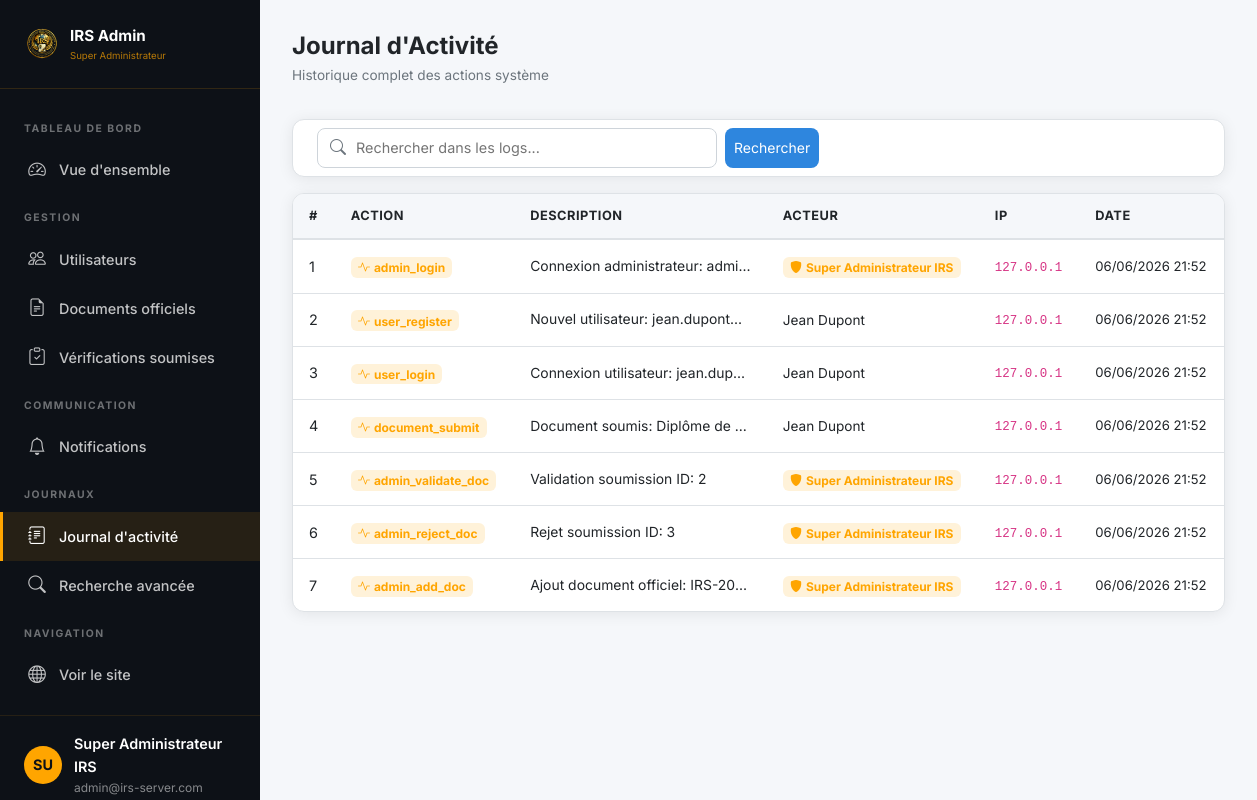
The app's page /admin/activity-log.php (signed in) with its own data.
### tables this page shows
CREATE TABLE `activity_log` (
  `id` INT(11) NOT NULL AUTO_INCREMENT,
  `user_id` INT(11) DEFAULT NULL,
  `admin_id` INT(11) DEFAULT NULL,
  `action` VARCHAR(100) NOT NULL,
  `description` TEXT DEFAULT NULL,
  `ip_address` VARCHAR(50) DEFAULT NULL,
  `created_at` TIMESTAMP NOT NULL DEFAULT CURRENT_TIMESTAMP,
  PRIMARY KEY (`id`),
  KEY `fk_log_user` (`user_id`),
  KEY `fk_log_admin` (`admin_id`),
  CONSTRAINT `fk_log_user` FOREIGN KEY (`user_id`) REFERENCES `users` (`id`) ON DELETE SET NULL,
  CONSTRAINT `fk_log_admin` FOREIGN KEY (`admin_id`) REFERENCES `admins` (`id`) ON DELETE SET NULL
);

CREATE TABLE `users` (
  `id` INT(11) NOT NULL AUTO_INCREMENT,
  `first_name` VARCHAR(50) NOT NULL,
  `last_name` VARCHAR(50) NOT NULL,
  `email` VARCHAR(100) NOT NULL,
  `phone` VARCHAR(20) DEFAULT NULL,
  `country` VARCHAR(100) DEFAULT NULL,
  `password` VARCHAR(255) NOT NULL,
  `status` ENUM('active','suspended','inactive') NOT NULL DEFAULT 'active',
  `profile_picture` VARCHAR(255) DEFAULT NULL,
  `last_login` TIMESTAMP NULL DEFAULT NULL,
  `created_at` TIMESTAMP NOT NULL DEFAULT CURRENT_TIMESTAMP,
  `updated_at` TIMESTAMP NOT NULL DEFAULT CURRENT_TIMESTAMP ON UPDATE CURRENT_TIMESTAMP,
  PRIMARY KEY (`id`),
  UNIQUE KEY `email` (`email`)
);

### includes/functions.php (called while the page is built, shortened)
<?php
function getLang() {
    return 'fr';
}
function getTheme() {
    return 'light';
}
function formatDateTime($date) {
    return date('d/m/Y H:i', strtotime($date));
}

### admin/activity-log.php (the view, shortened to what this page needs)
<?php
require_once __DIR__ . '/../includes/functions.php';
$search = $conn->real_escape_string($_GET['search'] ?? '');
$where = $search ? "WHERE al.action LIKE '%$search%' OR al.description LIKE '%$search%' OR u.email LIKE '%$search%'" : '';
$logs = $conn->query("SELECT al.*, u.first_name, u.last_name, u.email, a.full_name as admin_name FROM activity_log al LEFT JOIN users u ON al.user_id=u.id LEFT JOIN admins a ON al.admin_id=a.id $where ORDER BY al.created_at DESC LIMIT 200");
$lang = getLang(); $theme = getTheme();
?>
<!DOCTYPE html>
<html lang="<?= $lang ?>" data-theme="<?= $theme ?>">
<head>
    <link rel="stylesheet" href="https://cdn.jsdelivr.net/npm/bootstrap@5.3.2/dist/css/bootstrap.min.css">
    <link rel="stylesheet" href="https://cdn.jsdelivr.net/npm/bootstrap-icons@1.11.3/font/bootstrap-icons.min.css">
    <link rel="stylesheet" href="/assets/css/style.css">
</head>
<body>
<div class="dashboard-wrapper">
    <?php include __DIR__ . '/../includes/admin-sidebar.php'; ?>
    <div class="main-content">
        <div class="top-bar">
            <div class="d-flex align-items-center gap-3">
                <div><h1 class="page-title">Journal d'Activité</h1><p class="page-subtitle">Historique complet des actions système</p></div>
            </div>
        </div>
        <div class="irs-card mb-3">
            <div class="irs-card-body py-2">
                <form method="GET" class="d-flex gap-2">
                    <div class="search-box flex-grow-1" style="max-width:400px;">
                        <i class="bi bi-search"></i>
                        <input type="text" name="search" placeholder="Rechercher dans les logs..." value="<?= htmlspecialchars($_GET['search'] ?? '') ?>">
                    </div>
                    <button type="submit" class="btn btn-sm" style="background:var(--irs-blue);color:white;border-radius:8px;">Rechercher</button>
                </form>
            </div>
        </div>
        <div class="irs-card">
            <div style="overflow-x:auto;">
                <?php if ($logs && $logs->num_rows > 0): ?>
                <table class="irs-table w-100">
                    <thead><tr><th>#</th><th>Action</th><th>Description</th><th>Acteur</th><th>IP</th><th>Date</th></tr></thead>
                    <tbody>
                        <?php $n=1; while ($log = $logs->fetch_assoc()):
                            $is_admin = !empty($log['admin_name']);
                        ?>
                        <tr>
                            <td><?= $n++ ?></td>
                            <td>
                                <span class="badge" style="background:rgba(255,165,0,0.15);color:#ffa500;font-size:0.75rem;">
                                    <i class="bi bi-activity me-1"></i><?= htmlspecialchars($log['action']) ?>
                                </span>
                            </td>
                            <td style="font-size:0.87rem;max-width:250px;overflow:hidden;text-overflow:ellipsis;white-space:nowrap;" title="<?= htmlspecialchars($log['description']) ?>">
                                <?= htmlspecialchars($log['description']) ?>
                            </td>
                            <td>
                                <?php if ($is_admin): ?>
                                <span class="badge" style="background:rgba(255,165,0,0.15);color:#ffa500;font-size:0.75rem;"><i class="bi bi-shield-fill me-1"></i><?= htmlspecialchars($log['admin_name']) ?></span>
                                <?php elseif ($log['first_name']): ?>
                                <span style="font-size:0.85rem;"><?= htmlspecialchars($log['first_name'].' '.$log['last_name']) ?></span>
                                <?php else: ?>
                                <span style="color:var(--irs-text-muted);font-size:0.82rem;">Système</span>
                                <?php endif; ?>
                            </td>
                            <td><code style="font-size:0.78rem;"><?= htmlspecialchars($log['ip_address'] ?: '-') ?></code></td>
                            <td style="font-size:0.82rem;white-space:nowrap;"><?= formatDateTime($log['created_at']) ?></td>
                        </tr>
                        <?php endwhile; ?>
                    </tbody>
                </table>
                <?php else: ?>
                <div class="empty-state"><i class="bi bi-journal-x"></i><p>Aucune activité enregistrée.</p></div>
                <?php endif; ?>
            </div>
        </div>
    </div>
</div>
</body></html>

### assets/css/style.css (style rules this page uses)
:root { --irs-dark-blue: #0A2342; --irs-blue: #2E86DE; --irs-white: #FFFFFF; --irs-green: #28A745; --irs-red: #DC3545; --irs-gray: #F5F7FA; --irs-text: #212529; --irs-text-muted: #6c757d; --irs-border: #dee2e6; --irs-card-bg: #FFFFFF; --irs-sidebar-bg: #0A2342; --irs-sidebar-text: #FFFFFF; --irs-nav-bg: #0A2342; --irs-body-bg: #F5F7FA; --irs-input-bg: #FFFFFF; --irs-input-border: #ced4da; --irs-input-text: #212529; --shadow: 0 2px 15px rgba(0,0,0,0.08); --shadow-lg: 0 8px 30px rgba(0,0,0,0.12); --radius: 12px; --transition: all 0.3s ease; }
* { box-sizing: border-box; }
body { font-family: 'Inter', 'Segoe UI', sans-serif; background: var(--irs-body-bg); color: var(--irs-text); transition: var(--transition); line-height: 1.6; }
.dashboard-wrapper { display: flex; min-height: 100vh; }
.main-content { margin-left: 260px; flex: 1; padding: 2rem; min-height: 100vh; background: var(--irs-body-bg); }
.top-bar { display: flex; align-items: center; justify-content: space-between; margin-bottom: 2rem; flex-wrap: wrap; gap: 1rem; }
.page-title { font-size: 1.5rem; font-weight: 700; color: var(--irs-text); margin: 0; }
.page-subtitle { font-size: 0.85rem; color: var(--irs-text-muted); margin: 0.25rem 0 0; }
.irs-card { background: var(--irs-card-bg); border-radius: var(--radius); box-shadow: var(--shadow); border: 1px solid var(--irs-border); overflow: hidden; margin-bottom: 1.5rem; }
.irs-card-body { padding: 1.5rem; }
.irs-table { width: 100%; border-collapse: separate; border-spacing: 0; }
.irs-table th { background: var(--irs-gray); color: var(--irs-text); font-size: 0.8rem; font-weight: 700; text-transform: uppercase; letter-spacing: 0.5px; padding: 0.75rem 1rem; border-bottom: 2px solid var(--irs-border); white-space: nowrap; }
.irs-table td { padding: 0.85rem 1rem; border-bottom: 1px solid var(--irs-border); color: var(--irs-text); font-size: 0.9rem; vertical-align: middle; }
.irs-table tr:last-child td { border-bottom: none; }
.badge { font-size: 0.75rem; padding: 0.35em 0.6em; border-radius: 6px; }
.search-box { display: flex; align-items: center; gap: 0.5rem; background: var(--irs-input-bg); border: 1px solid var(--irs-input-border); border-radius: 8px; padding: 0.4rem 0.75rem; }
.search-box input { border: none; background: transparent; color: var(--irs-input-text); outline: none; font-size: 0.9rem; flex: 1; }
.search-box i { color: var(--irs-text-muted); }

### records on screen
activity_log: action "admin_login", description "Connexion administrateur: admi…", admin.full_name "Super Administrateur IRS", ip_address "127.0.0.1", created_at "06/06/2026 21:52"
activity_log: action "user_register", description "Nouvel utilisateur: jean.dupont…", user.last_name "Jean Dupont", ip_address "127.0.0.1", created_at "06/06/2026 21:52"
activity_log: action "user_login", description "Connexion utilisateur: jean.dup…", user.last_name "Jean Dupont", ip_address "127.0.0.1", created_at "06/06/2026 21:52"
activity_log: action "document_submit", description "Document soumis: Diplôme de…", user.last_name "Jean Dupont", ip_address "127.0.0.1", created_at "06/06/2026 21:52"
activity_log: action "admin_validate_doc", description "Validation soumission ID: 2", admin.full_name "Super Administrateur IRS", ip_address "127.0.0.1", created_at "06/06/2026 21:52"
activity_log: action "admin_reject_doc", description "Rejet soumission ID: 3", admin.full_name "Super Administrateur IRS", ip_address "127.0.0.1", created_at "06/06/2026 21:52"
activity_log: action "admin_add_doc", description "Ajout document officiel: IRS-20…", admin.full_name "Super Administrateur IRS", ip_address "127.0.0.1", created_at "06/06/2026 21:52"

### other values on screen
substr($_SESSION['admin_name'] ?? 'A', 0, 2) "SU"
$_SESSION['admin_name'] "Super Administrateur IRS"
$_SESSION['admin_email'] "admin@irs-server.com"
